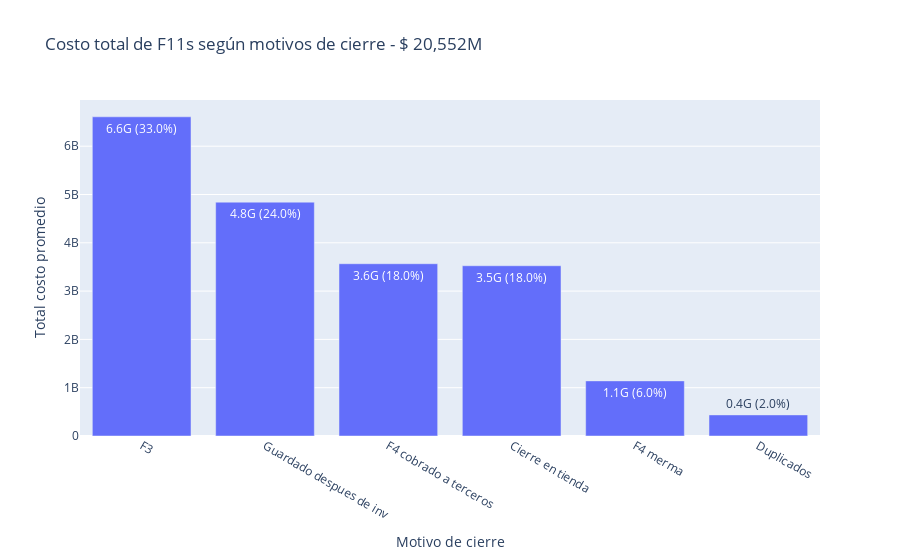

Notebook code cell kept with this figure:
### Code cell
fig_con_total = px.bar(con_graf, x ='status_final', y='costo_total', title=f"Costo total de F11s según motivos de cierre - $ {total_f11s/1e6:,.0f}M", labels={ 'costo_total':'Total costo promedio', 'status_final':'Motivo de cierre', 'GRUPO':'Local'}, text='concat') #category_orders=co ) 
#fig_con_total.update_layout(legend=dict(yanchor="top", y=0.9, xanchor="left", x=0.1))
fig_con_total.update_layout(xaxis_tickangle = 30)
fig_con_total.write_image(f'C:/Users/jlrodriguezc/Proyectos/Slides_f/output/{dt_string}_con_total.svg',width=1050, height=300, engine='orca') # 820 , 350 
fig_con_total.show()

### Figure 1 — Plotly figure (JSON) as saved in the notebook; plotly's stock layout.template omitted (floating-point values rounded to 4 significant figures)
{"data": [{"alignmentgroup": "True", "hovertemplate": "Motivo de cierre=%{x}<br>Total costo promedio=%{y}<br>concat=%{text}<extra></extra>", "legendgroup": "", "marker": {"color": "#636efa", "pattern": {"shape": ""}}, "name": "", "offsetgroup": "", "orientation": "v", "showlegend": false, "text": ["6.6G (33.0%)", "4.8G (24.0%)", "3.6G (18.0%)", "3.5G (18.0%)", "1.1G (6.0%)", "0.4G (2.0%)"], "textposition": "auto", "type": "bar", "x": ["F3", "Guardado despues de inv", "F4 cobrado a terceros", "Cierre en tienda", "F4 merma", "Duplicados"], "xaxis": "x", "y": [6609000000.0, 4841509821, 3566596029, 3525000000.0, 1141000000.0, 436783665], "yaxis": "y"}], "layout": {"barmode": "relative", "legend": {"tracegroupgap": 0}, "title": {"text": "Costo total de F11s según motivos de cierre - $ 20,552M"}, "xaxis": {"anchor": "y", "domain": [0, 1], "tickangle": 30, "title": {"text": "Motivo de cierre"}}, "yaxis": {"anchor": "x", "domain": [0, 1], "title": {"text": "Total costo promedio"}}}}
